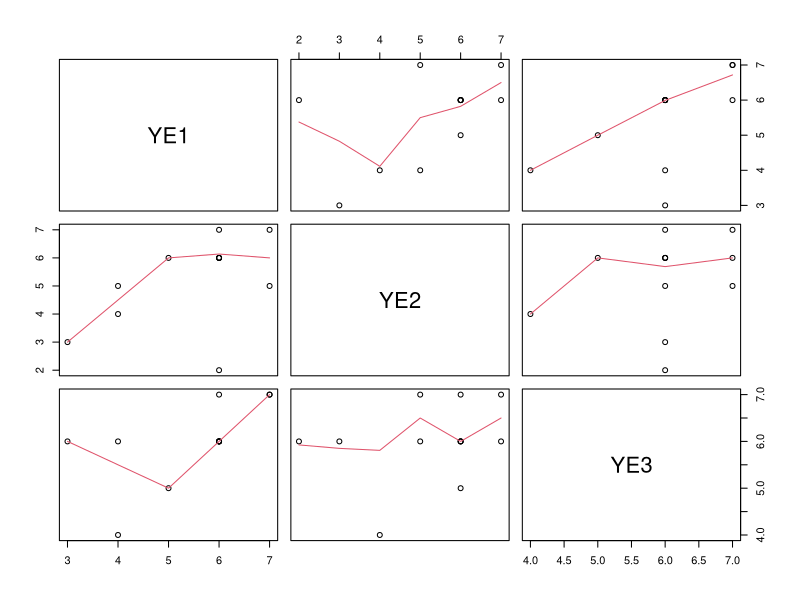

Write the R code that produced this figure. (Note: this script raises an error after producing the figure.)
library(ggplot2)
library(plyr)
library(dplyr)
library(psych)


# ---------------- #
# RED:   "#F8766D" #
# *BLUE: "#01BFC4" #
# GREEN: "#00ba38" #
# BLUE:  "#619cff" #
# ---------------- #


### Set File Path for Window Environment
setwd('C:/Users/LeeSooHwan/Desktop/github/byteeVisualization')
### Set File Path for Mac Environment
setwd("/Users/Soohwan/Desktop/github/byteeVisualization")


### Reliability Analysis & Factor Analysis
# YE
YE <- read.csv(file = "./data/userEvaluation/revisedData/cronbach/systemEvaluation/YE.csv", header=T, fileEncoding="UTF-8-BOM")
pairs(YE, panel=panel.smooth)
cronbach(YE) # Cronbach Aplha
alpha(YE) # Cronbach Aplha
KMO(YE) # KMO

# VI
VI <- read.csv(file = "./data/userEvaluation/revisedData/cronbach/systemEvaluation/VI.csv", header=T, fileEncoding="UTF-8-BOM")
pairs(VI, panel=panel.smooth)
cronbach(VI) # Cronbach Aplha
alpha(VI) # Cronbach Aplha
KMO(VI) # KMO

# SE
SE <- read.csv(file = "./data/userEvaluation/revisedData/cronbach/systemEvaluation/SE.csv", header=T, fileEncoding="UTF-8-BOM")
pairs(SE, panel=panel.smooth)
cronbach(SE) # Cronbach Aplha
alpha(SE) # Cronbach Aplha
KMO(SE) # KMO


### Load Data
# Load
systemEvaluationAverage <- read.csv(file = "./data/userEvaluation/revisedData/systemEvaluationAverage.csv", header=T, fileEncoding="UTF-8-BOM")

# set Factors
systemEvaluationAverage$measure <- as.factor(systemEvaluationAverage$measure)
systemEvaluationAverage$score <- as.numeric(systemEvaluationAverage$score)


### Box Plot Preparation
# Start Y axis from n
require(scales)
my_trans <- function(from=0) 
{
  trans <- function(x) x-from
  inv <- function(x) x+from
  trans_new("myscale", trans, inv, 
            domain = c(from, Inf))
}

# Elicit each measure from main dataframe
systemEvaluationAverageYE <- subset(systemEvaluationAverage, measure == 'YE')
systemEvaluationAverageVI <- subset(systemEvaluationAverage, measure == 'VI')
systemEvaluationAverageSE <- subset(systemEvaluationAverage, measure == 'SE')

# Normality Test
shapiro.test(systemEvaluationAverageYE$score)
shapiro.test(systemEvaluationAverageVI$score)
shapiro.test(systemEvaluationAverageSE$score)


### Drawing Box Plot
# Draw Box Plot for System Evaluation
systemEvaluationAverage$score <- as.numeric(systemEvaluationAverage$score)
systemEvaluationAverage$measure <- factor(systemEvaluationAverage$measure, level = c("YE", "VI", "SE"))

measureLabel <- c("Yoga Satisfaction","Visual Imagery", "System Satisfaction") # Label should be revised!!!

systemEvaluationAveragePlot <- ggplot(systemEvaluationAverage, aes(x=measure, y=score, fill = measure)) + 
  geom_boxplot(alpha=0.4, outlier.color = 'black',outlier.shape = 2) + 
  scale_x_discrete(labels=measureLabel) +
  scale_y_continuous(trans = my_trans( from=1),breaks = c(1,2,3,4,5,6,7)) + 
  coord_cartesian(ylim = c(1, 7)) +
  geom_point(aes(colour = measure), position=position_jitterdodge(), show.legend = F) +
  labs(title="System Evaluation", x="Measure", y = "Score") + 
  theme(plot.title = element_text(hjust = 0.5), text=element_text(size=15),legend.position = "")
systemEvaluationAveragePlot

